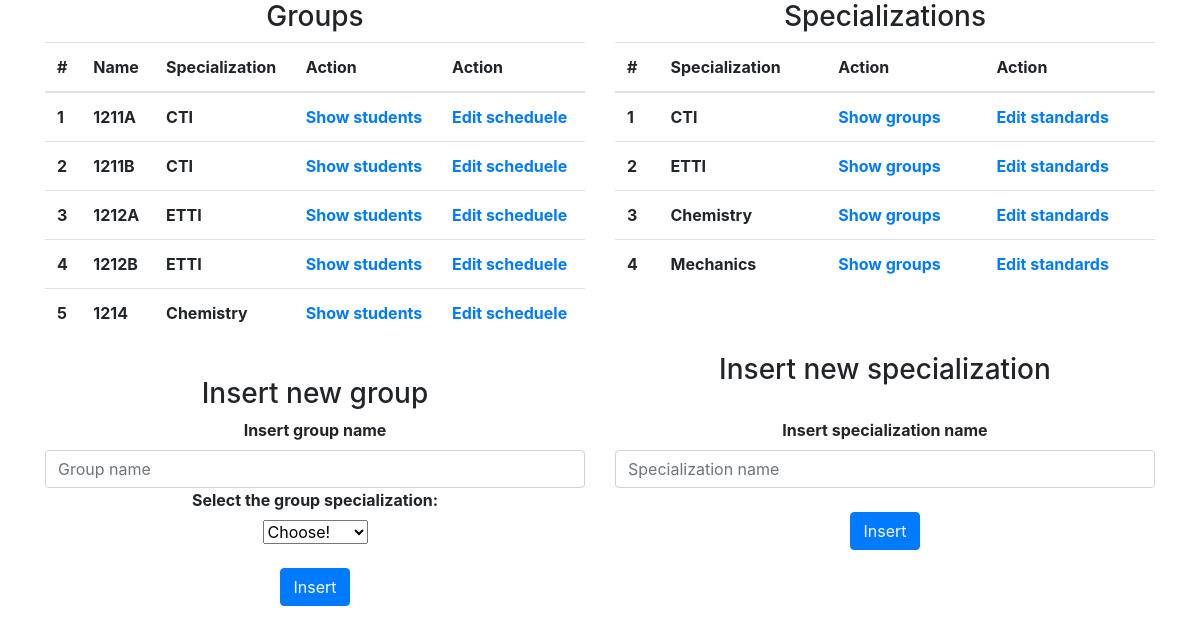
The app's page /adminpage.php with its own data.
### tables this page shows
CREATE TABLE `groups` (
  `id` int(11) NOT NULL,
  `groupName` varchar(255) NOT NULL,
  `specialization` int(11) NOT NULL
);

CREATE TABLE `specializations` (
  `id` int(11) NOT NULL,
  `specialization` varchar(255) NOT NULL
);

### adminpage.php (the view, shortened to what this page needs)
<?php
	require 'connection.php';
?>
<!doctype html>
<html lang="en">
	<head>
	    <link rel="stylesheet" href="css/bootstrap.css">
	    <link rel="stylesheet" href="css/styles.css">
  	</head>
  	<body>
  		<div class="container">
        <div class="row">
          <div class="col-md-6">
            <h3 style="text-align:center;">Groups</h3>
            <form method="POST" action="<?php echo htmlspecialchars($_SERVER["PHP_SELF"]); ?>">
            <table class="table">
              <thead>
                <tr>
                  <th>#</th>
                  <th>Name</th>
                  <th>Specialization</th>
                  <th >Action</th>
                  <th >Action</th>
                </tr>
              </thead>
              <tbody>
              <?php
                $cnt=1;
                $sql = "SELECT g.id as idgrupa, g.groupName, g.specialization, s.id, s.specialization FROM groups g, specializations s WHERE g.specialization=s.id";
                $result = $conn -> query($sql);
                while($row = $result -> fetch_assoc()):?>
                    <tr>
                      <th scope="row"><?php echo $cnt++; ?></th>
                      <th id="name<?php echo $row["idgrupa"];?>"><?php echo $row["groupName"];?></th>
                      <th id="specialization<?php echo $row["idgrupa"];?>"><?php echo $row["specialization"]; ?></th>
                      <th ><a href="students.php?id=<?php echo $row["idgrupa"] . "," . $row["groupName"] . "," . $row["specialization"] ;?>">Show students</a></th>
                      <th ><a href="groupSchedule.php?id=<?php echo $row["idgrupa"] . "," . $row["groupName"] . "," . $row["specialization"] ;?>">Edit scheduele</a></th>
                    </tr>
                <?php endwhile;?>
            </table>
            </form>
          </div>
          <div class="col-md-6">
            <h3 style="text-align:center;"> Specializations </h3>
            <form method="POST" action="<?php echo htmlspecialchars($_SERVER["PHP_SELF"]); ?>">
            <table class="table">
              <thead>
                <tr>
                  <th>#</th>
                  <th>Specialization</th>
                  <th >Action</th>
                  <th >Action</th>
                </tr>
              </thead>
              <tbody>
              <?php
                $cnt=1;
                $sql = "SELECT * FROM specializations";
                $result = $conn -> query($sql);
                while($row = $result -> fetch_assoc()):?>
                    <tr>
                      <th scope="row"><?php echo $cnt++; ?></th>
                      <th id="name<?php echo $row["id"];?>"><?php echo $row["specialization"];?></th>
                      <th ><a href="groupSpecialization.php?id=<?php echo $row["id"] . "," . $row["specialization"]; ?>">Show groups</a></th>
                      <th ><a href="specializationStandards.php?id=<?php echo $row["id"] . "," . $row["specialization"] ;?>">Edit standards</a></th>
                    </tr>
                <?php endwhile;?>
            </table>
            </form>
        </div>
      </div>
  		<div class="row">
  			<div class="col-md-6">
          <br>
  				<h3 style="text-align:center;"> Insert new group </h3>
  			</div>
  			<div class="col-md-6">
          <h3 style="text-align:center;"> Insert new specialization </h3>
  			</div>
  		</div>
  		<div class="row">
  			<div class="col-md-6">
  				<form method="POST"  class="form form-login">
  					<label for="group"><b>Insert group name</b></label>
  					<input class="form-control" type="text" name="group" placeholder="Group name">
  					<label for="specialization"><b>Select the group specialization:</b></label> <br>
              <select name='specialization'>
                <option value="">Choose!</option>
              </select>
            <br>
            <br>
  					<button name="insertgroup" class="btn btn-primary">Insert</button>
  				</form>
          <br>
  			</div>
  			<div class="col-md-6">
          <form method="POST"  class="form form-login">
            <label for="specialization"><b>Insert specialization name</b></label>
            <input class="form-control" type="text" name="specialization" placeholder="Specialization name">
            <br>
            <button name="insertspecialization" class="btn btn-primary">Insert</button>
          </form>
  			</div>
  		</div>
    </div>
  	</body>
</html>

### css/styles.css (style rules this page uses)
.form-login { text-align: center; }

### records on screen
groups: groupName "1211A", specializations.specialization "CTI"
groups: groupName "1211B", specializations.specialization "CTI"
groups: groupName "1212A", specializations.specialization "ETTI"
groups: groupName "1212B", specializations.specialization "ETTI"
groups: groupName "1214", specializations.specialization "Chemistry"
specializations: specialization "CTI"
specializations: specialization "ETTI"
specializations: specialization "Chemistry"
specializations: specialization "Mechanics"
